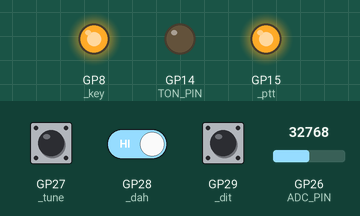
Simulated run of this program. Board: Raspberry Pi Pico running MicroPython. On the bench: output pins drawn as LEDs (lit = HIGH). Dashed ring = blinking. The inputs (shaded band) are chosen by the test bench; at power-on: GP28 (_dah) HIGH, GP26 (ADC_PIN) = 32768, GP27 (_tune) HIGH, GP29 (_dit) HIGH (analog values on the 0–65535 scale).

Above: at 1.2 s.
1.3 s: GP28 (_dah) driven LOW
At 1.58 s:
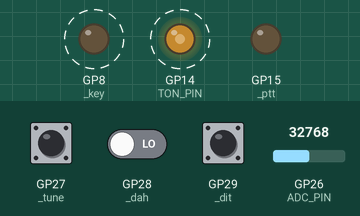
4.3 s: GP26 (ADC_PIN) set to 57670
At 4.8 s:
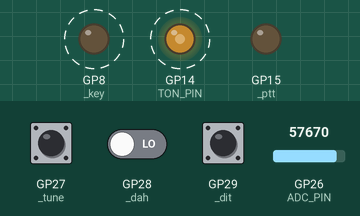
5.9 s: GP26 (ADC_PIN) set to 65535
7.4 s: GP26 (ADC_PIN) set to 32767
At 7.67 s:
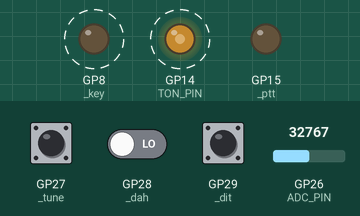
Timing chart, 0 to 11.4 s (numbered marks = the images above; inputs shaded):
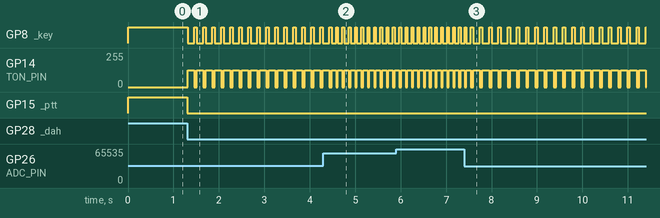

The program:

keyer.py
```python
#### MicroPython v1.23.0 on 2024-06-02; ESP module with ESP8266
from timer import Timer

#diverse objekte
timer = Timer(0) # Timer fuer dit und dah
timer_poti_lesen = Timer(200,repeat=True)  # alle 200ms wird speed poti gelesen

# folgende objekte wurde einzeln getestet,
# sie stehen daher in separaten modulen
import ptt    # ptt ausgang , hier als led low aktiv
import key    # tast ausgang
import tune   # tune taste
import paddle # paddle pins
import poti   # speed poti
import ton    # mithoerton

# Konstanten state machine
STANDBY      =const(0) # ruhezustand
DELAY1       =const(1) # anfangsverzoegerung, ptt ist schon an
DIT_ON       =const(2) # kurzes zeichen
DAH_ON       =const(3) # langes zeichen
DIT_PAUSE    =const(4) # element pause fuer kurzes zeichen
DAH_PAUSE    =const(5) # element pause fuer langes zeichen
DELAY2       =const(6) # end verzoegerung , ptt ist noch an
TUNE_DELAY1  =const(7)# Tune: anfangsverzoegerung, ptt ist schon an
TUNE_ON      =const(8)# Tune: key on, solange tune taste gedrueckt ist
TUNE_DELAY2  =const(9)# Tune: end verzoegerung , ptt ist noch an

#  Konstanten verzoegerungen
TDELAY1= const(10) # millisec  anfangsverzoegerung
TDELAY2= const(200) # millisec end verzoegerung


#variablen
state = None # zustand des keyers ( Statemachine)
wpm   = None # wird nur fuer anzeige benoetigt
tdit  = None # zeit fuer dit

#function neuen zustand einstellen
def start_state(next, ms=1 , key_on=False, ptt_on=False ):
    global state
    state=next        # naechster zustand
    timer.start(ms)   # zeitpunkt fuer ende des naechsten zustands
    key.set(key_on)   # tasten ausgang ein oder aus
    ptt.set(ptt_on)   # ptt ausgang ein oder aus
    ton.set(key_on)   # mithörton ein oder aus


start_state(STANDBY, ms=1 , key_on=0,ptt_on=0) # start mit STANDBY

# word per minute und zeit für kurzes element einstellen
def update_wpm():
    global wpm,tdit
    tdit=poti.read()
    wpm = int(1200 / tdit)

update_wpm()  # speed lesen


# die state machine
# es wird nur gewartet, bis etwas passiert (event)
# meist nur eine abfolge von nicht erfüllter if's
def run():
    if timer_poti_lesen():  # von zeit zu zeit speed lesen
        update_wpm()

    if state==STANDBY:
        if tune.get():                       # tune taste gedrueckt ?
            start_state(TUNE_DELAY1, ms=10 , key_on=0,ptt_on=1)
        if paddle.dit() or paddle.dah(): # oder eines der paddles?
            start_state(DELAY1, ms=TDELAY1 , key_on=0,ptt_on=1)

    elif state==DELAY1:  # anfangsverzoegerung, ptt ist schon an
        if timer():
            if paddle.dit():
                start_state(DIT_ON, ms=tdit , key_on=1,ptt_on=1)
            elif paddle.dah():
                start_state(DAH_ON, ms=tdit*3 , key_on=1,ptt_on=1)
            else:
                 # war nix
                start_state(STANDBY, ms=1 , key_on=0,ptt_on=0)

    elif state==DIT_ON:    # kurzes element laeuft
        if timer():
            start_state(DIT_PAUSE, ms=tdit , key_on=0,ptt_on=1)

    elif state==DIT_PAUSE:   # pausenelement nach kurz laeuft
        if timer():
            if paddle.dah():  # dah paddle hat vorrang
                start_state(DAH_ON, ms=tdit*3 , key_on=1,ptt_on=1)
            elif paddle.dit():
                start_state(DIT_ON, ms=tdit , key_on=1,ptt_on=1)
            else:
                #kein paddle
                start_state(DELAY2, ms=TDELAY2 , key_on=0,ptt_on=1)

    elif state==DELAY2:  # verzoegerung am ende laeuft
            if paddle.dit():       # paddle wurde doch noch betaetigt
                start_state(DIT_ON, ms=tdit , key_on=1,ptt_on=1)
            elif paddle.dah():
                start_state(DAH_ON, ms=tdit*3 , key_on=1,ptt_on=1)
            elif timer():
                start_state(STANDBY, ms=1 , key_on=0,ptt_on=0)

    elif state==DAH_ON:  # lang element laeuft
        if timer():
            start_state(DAH_PAUSE, ms=tdit , key_on=0,ptt_on=1)

    elif state==DAH_PAUSE:  # pausenelement nach lang laeuft
        if timer():
            if paddle.dit():  # dit paddle hat vorrang
                start_state(DIT_ON, ms=tdit , key_on=1,ptt_on=1)
            elif paddle.dah():
                start_state(DAH_ON, ms=tdit*3 , key_on=1,ptt_on=1)
            else:
                #kein paddle
                start_state(DELAY2, ms=TDELAY2 , key_on=0,ptt_on=1)

    elif state==TUNE_DELAY1:
        if timer(): # nach 100 ms
            if tune.get(): # noch
                start_state(TUNE_ON, ms=1 , key_on=1,ptt_on=1)
            else:
                start_state(STANDBY, ms=1 , key_on=0,ptt_on=0)

    elif state==TUNE_ON:   # ptt und key sind an
        if tune.get(): # noch tune taste gedrueckt
            pass
        else:
            start_state(TUNE_DELAY2, ms=400 , key_on=0,ptt_on=1)

    elif state==TUNE_DELAY2: # nach verzoegerung ptt aus
        if tune.get():
            start_state(TUNE_ON, ms=1 , key_on=1,ptt_on=1)
        if timer():
            start_state(STANDBY, ms=1 , key_on=0,ptt_on=0)

# hier gehts los...


if __name__=='__main__':
    ton.freq(650)
    while 1:
        run()
```

timer.py
```python
# timer...

import time
MAX= const(2**16-1)
class Timer:
    def __init__(self,ms, repeat=False):
        self.start(ms)
        self.repeat=repeat
    def start(self,ms):
        if ms==0:
            ms= MAX
        self.interval=int(ms)
        self.deadline = time.ticks_add(time.ticks_ms(), self.interval)
    def __call__(self):
        if  time.ticks_diff(self.deadline, time.ticks_ms()) < 0:
            if self.repeat:
                self.start(self.interval)
            else:
                self.start(0)
            return True
        else:
            return False

if __name__ == '__main__':
    timer= Timer(1000,1)
    while 1:
        if timer():
            print (time.time())
```

ptt.py
```python
from machine import Pin
from ports_rp2040 import *

_ptt   = Pin(PTT_PIN,Pin.OUT,value=1)  # ptt ausgang , hier als led low aktiv
def set(x=False):
    if x:
        _ptt(0)
    else:
        _ptt(1)
```

key.py
```python
from machine import Pin
from ports_rp2040 import *

_key   = Pin(KEY_PIN,Pin.OUT,value=1)  # key ausgang , hier als led low aktiv

def set(x=False):
    if x:
        _key(0)
    else:
        _key(1)
```

tune.py
```python
from machine import Pin
from ports_rp2040 import *

_tune  = Pin(TUNE_PIN,Pin.IN)  # tune taste
def get():
    return not _tune()
```

paddle.py
```python
from machine import Pin
from ports_rp2040 import *

#paddle pins
_dit   = Pin(PADDLE_PIN_2,Pin.IN)
_dah   = Pin(PADDLE_PIN_1,Pin.IN)

def dah():
    return  not _dah()
def dit():
    return  not _dit()
```

poti.py
```python
from machine import Pin,ADC
from ports_rp2040 import *

adc   = ADC(Pin(ADC_PIN))

#speed poti
def read():
    y= adc.read_u16()/ 65535  # 0...1
    tdit=int(1200/(10+30*y))
    return tdit
```

ton.py
```python
# MicroPython v1.20.0 on 2023-04-26; Raspberry Pi Pico with RP2040

from machine import Pin,PWM
from ports_rp2040 import *

# mithoerton
pwm   = PWM ( Pin(TON_PIN))
pwm.freq(800)
pwm.duty_u16(0)

def freq(f):
    pwm.freq(f)
def on():
        pwm.duty_u16(32767)
def off():
        pwm.duty_u16(0)
def set(x=False):
    if x:
        on()
    else:
        off()
```

ports_rp2040.py
```python
# ports_rp2040
# MicroPython v1.20.0 on 2023-04-26; Raspberry Pi Pico with RP2040


PADDLE_PIN_1   = const(28)
PADDLE_PIN_2   = const(29)
ADC_PIN        = const(26)
TON_PIN        = const(14)
TUNE_PIN       = const(27)
KEY_PIN        = const(8)
PTT_PIN        = const(15)
LED_BLAU_PIN  = const(7)
```

Measured:
- after the input at 1.3 s, GP8 (_key): alternates HIGH for 0.05 s and LOW for 0.14 s, starting at once; GP14 (TON_PIN): alternates 127/255 for 0.14 s and 0/255 for 0.05 s, starting at once; GP15 (_ptt): HIGH → LOW at once
- after the input at 4.3 s, GP8 (_key): alternates HIGH for 0.04 s and LOW for 0.10 s, starting after 0.28 s; GP14 (TON_PIN): alternates 127/255 for 0.10 s and 0/255 for 0.04 s, starting after 0.28 s
- after the input at 7.4 s, GP8 (_key): alternates HIGH for 0.05 s and LOW for 0.15 s, starting after 0.35 s; GP14 (TON_PIN): alternates 127/255 for 0.15 s and 0/255 for 0.05 s, starting after 0.35 s
